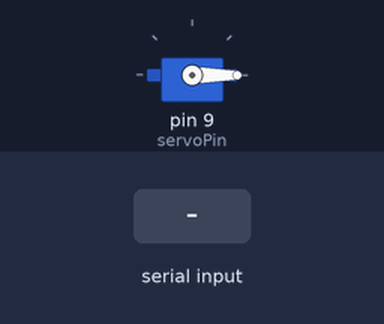
Recording of a sketch running on a simulated Arduino Uno, built with avr-gcc and run on an emulated ATmega328P. On the bench: servo. The test bench sets the inputs (shaded band).

Above: at 1.2 s.
1.3 s: "W" received over Serial
At 2.4 s:
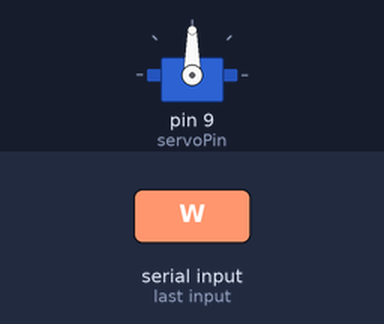
Timing chart, 0 to 7.8 s (numbered marks = the images above; inputs shaded):
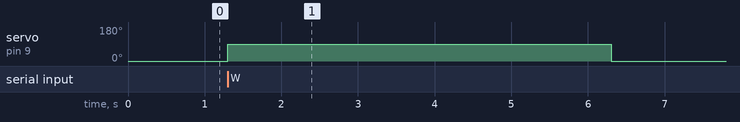

Measured:
- after the input at 1.3 s, servo on pin 9 (servoPin): 0° → 90° at once, → 0° 5.0 s later

The sketch:

arduino_node.ino
```cpp
#include <Servo.h>

Servo myServo;
const int moisturePin = A0;
const int servoPin = 9;
const int threshold = 800;  // Adjust based on your sensor and testing

void setup() {
  Serial.begin(9600);
  myServo.attach(servoPin);
  myServo.write(0); // Default position
}

void loop() {
  if (Serial.available()) {
    char command = Serial.read();

    if (command == 'R') {
      int moisture = analogRead(moisturePin);
      Serial.println(moisture); // Send to ROS2
    }
    else if (command == 'W') {
      myServo.write(90); // Water plant
      delay(5000);  // 30 seconds delay
      myServo.write(0);  // Back to original position
    }

  }
}
```
